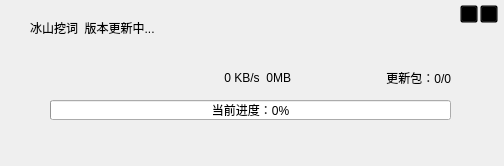
<?xml version="1.0" encoding="UTF-8"?>
<ui version="4.0">
 <class>Form</class>
 <widget class="QWidget" name="Form">
  <property name="geometry">
   <rect>
    <x>0</x>
    <y>0</y>
    <width>504</width>
    <height>166</height>
   </rect>
  </property>
  <property name="windowTitle">
   <string>update</string>
  </property>
  <property name="windowIcon">
   <iconset resource="image.qrc">
    <normaloff>:/newPrefix/img/download.ico</normaloff>:/newPrefix/img/download.ico</iconset>
  </property>
  <property name="styleSheet">
   <string notr="true">background-image: url(:/newPrefix/img/background.jpg);</string>
  </property>
  <widget class="QProgressBar" name="progressBar">
   <property name="geometry">
    <rect>
     <x>50</x>
     <y>100</y>
     <width>401</width>
     <height>20</height>
    </rect>
   </property>
   <property name="layoutDirection">
    <enum>Qt::LeftToRight</enum>
   </property>
   <property name="styleSheet">
    <string notr="true">font: 11pt &quot;宋体&quot;;</string>
   </property>
   <property name="value">
    <number>0</number>
   </property>
   <property name="alignment">
    <set>Qt::AlignHCenter|Qt::AlignTop</set>
   </property>
   <property name="format">
    <string>当前进度：%p%</string>
   </property>
  </widget>
  <widget class="QLabel" name="label_cont">
   <property name="geometry">
    <rect>
     <x>330</x>
     <y>70</y>
     <width>121</width>
     <height>16</height>
    </rect>
   </property>
   <property name="autoFillBackground">
    <bool>false</bool>
   </property>
   <property name="styleSheet">
    <string notr="true">font: 11pt &quot;宋体&quot;;</string>
   </property>
   <property name="text">
    <string>更新包：0/0</string>
   </property>
   <property name="alignment">
    <set>Qt::AlignRight|Qt::AlignTrailing|Qt::AlignVCenter</set>
   </property>
  </widget>
  <widget class="QLabel" name="label_speed">
   <property name="geometry">
    <rect>
     <x>70</x>
     <y>70</y>
     <width>221</width>
     <height>16</height>
    </rect>
   </property>
   <property name="autoFillBackground">
    <bool>false</bool>
   </property>
   <property name="styleSheet">
    <string notr="true">font: 11pt &quot;宋体&quot;;</string>
   </property>
   <property name="text">
    <string>0 KB/s  0MB</string>
   </property>
   <property name="alignment">
    <set>Qt::AlignRight|Qt::AlignTrailing|Qt::AlignVCenter</set>
   </property>
  </widget>
  <widget class="QLabel" name="label">
   <property name="geometry">
    <rect>
     <x>30</x>
     <y>20</y>
     <width>251</width>
     <height>16</height>
    </rect>
   </property>
   <property name="autoFillBackground">
    <bool>false</bool>
   </property>
   <property name="styleSheet">
    <string notr="true">font: 11pt &quot;宋体&quot;;</string>
   </property>
   <property name="text">
    <string>冰山挖词  版本更新中...</string>
   </property>
  </widget>
  <widget class="QPushButton" name="pushButton_close">
   <property name="geometry">
    <rect>
     <x>480</x>
     <y>5</y>
     <width>18</width>
     <height>18</height>
    </rect>
   </property>
   <property name="styleSheet">
    <string notr="true">QPushButton{background: transparent;}
QPushButton{image: url(:/newPrefix/img/关闭.png);}
QPushButton:hover{image: url(:/newPrefix/img/关闭A.png);}
QPushButton:pressed{image: url(:/newPrefix/img/关闭A.png);}</string>
   </property>
   <property name="text">
    <string/>
   </property>
  </widget>
  <widget class="QPushButton" name="pushButton_remove">
   <property name="geometry">
    <rect>
     <x>460</x>
     <y>5</y>
     <width>18</width>
     <height>18</height>
    </rect>
   </property>
   <property name="styleSheet">
    <string notr="true">QPushButton{background: transparent;}
QPushButton{image: url(:/newPrefix/img/最小化.png);}
QPushButton:hover{image: url(:/newPrefix/img/最小化A.png);}
QPushButton:pressed{image: url(:/newPrefix/img/最小化A.png);}</string>
   </property>
   <property name="text">
    <string/>
   </property>
  </widget>
 </widget>
 <resources>
  <include location="image.qrc"/>
 </resources>
 <connections/>
</ui>
